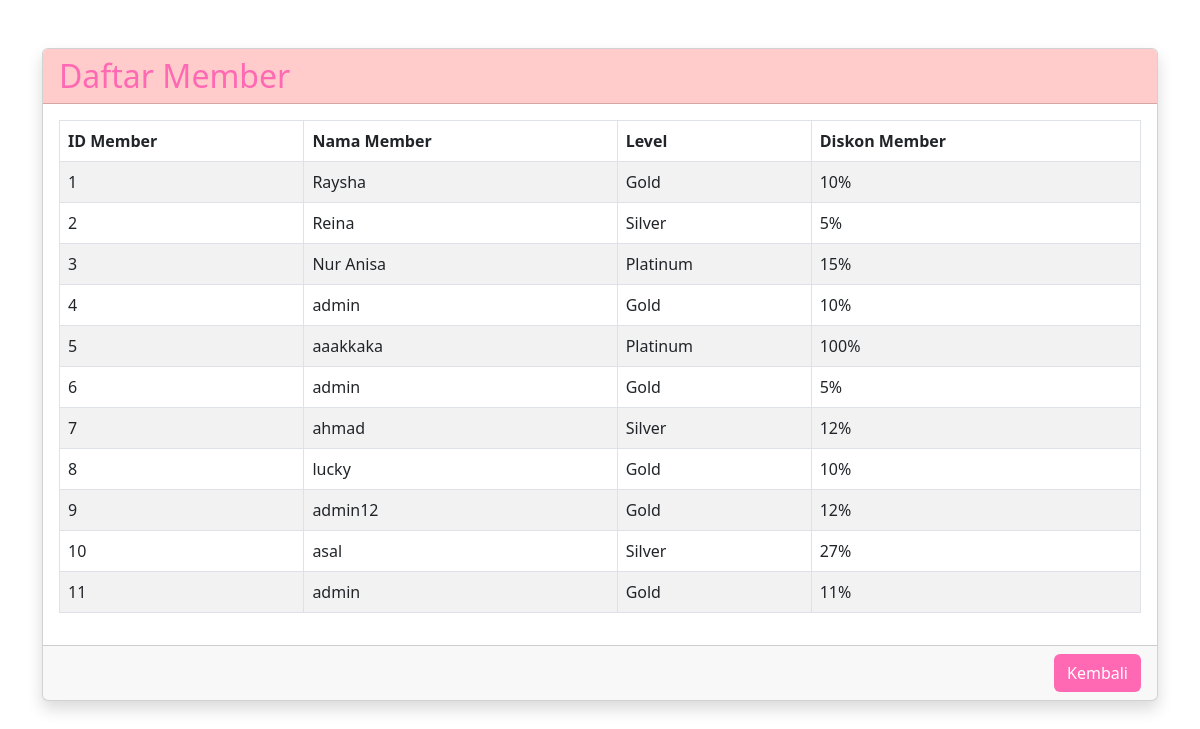
The page /view.php on the database its author committed.
### tables this page shows
CREATE TABLE `member` (
  `id_member` int(11) NOT NULL,
  `nama_member` varchar(50) NOT NULL,
  `level` varchar(50) NOT NULL,
  `diskon_member` int(11) NOT NULL
);

### view.php (the view, shortened to what this page needs)
<?php
$koneksi = new mysqli("localhost", "root", "", "uts");
$sql = "SELECT * FROM member";
$result = $koneksi->query($sql);
?>
<!DOCTYPE html>
<html lang="en">
<head>
    <link href="https://cdn.jsdelivr.net/npm/bootstrap@5.3.0/dist/css/bootstrap.min.css" rel="stylesheet">
</head>
<body>
    <div class="container mt-5">
        <div class="card shadow">
            <div class="card-header bg-pink text-pink">
                <h2 class="mb-0">Daftar Member</h2>
            </div>
            <div class="card-body">
                <?php if ($result->num_rows > 0): ?>
                    <div class="table-responsive">
                        <table class="table table-bordered table-striped">
                            <thead class="bg-pink text-pink">
                                <tr>
                                    <th>ID Member</th>
                                    <th>Nama Member</th>
                                    <th>Level</th>
                                    <th>Diskon Member</th>
                                </tr>
                            </thead>
                            <tbody>
                                <?php while ($row = $result->fetch_assoc()): ?>
                                    <tr>
                                        <td><?= htmlspecialchars($row['id_member']) ?></td>
                                        <td><?= htmlspecialchars($row['nama_member']) ?></td>
                                        <td><?= htmlspecialchars($row['level']) ?></td>
                                        <td><?= htmlspecialchars($row['diskon_member']) ?>%</td>
                                    </tr>
                                <?php endwhile; ?>
                            </tbody>
                        </table>
                    </div>
                <?php else: ?>
                    <div class="alert alert-warning" role="alert">
                        Tidak ada data yang tersedia.
                    </div>
                <?php endif; ?>
            </div>
            <div class="card-footer text-end">
                <a href="index.php" class="btn btn-pink">Kembali</a>
            </div>
        </div>
    </div>
</body>
</html>

### view.php (style rules this page uses)
.bg-pink { background-color: #ffcccb !important; }
.text-pink { color: #ff69b4 !important; }
.btn-pink { background-color: #ff69b4 !important; color: white !important; }

### rows shown on the page
member: id_member "1", nama_member "Raysha", level "Gold", diskon_member "10"
member: id_member "2", nama_member "Reina", level "Silver", diskon_member "5"
member: id_member "3", nama_member "Nur Anisa", level "Platinum", diskon_member "15"
member: id_member "4", nama_member "admin", level "Gold", diskon_member "10"
member: id_member "5", nama_member "aaakkaka", level "Platinum", diskon_member "100"
member: id_member "6", nama_member "admin", level "Gold", diskon_member "5"
member: id_member "7", nama_member "ahmad", level "Silver", diskon_member "12"
member: id_member "8", nama_member "lucky", level "Gold", diskon_member "10"
member: id_member "9", nama_member "admin12", level "Gold", diskon_member "12"
member: id_member "10", nama_member "asal", level "Silver", diskon_member "27"
member: id_member "11", nama_member "admin", level "Gold", diskon_member "11"
